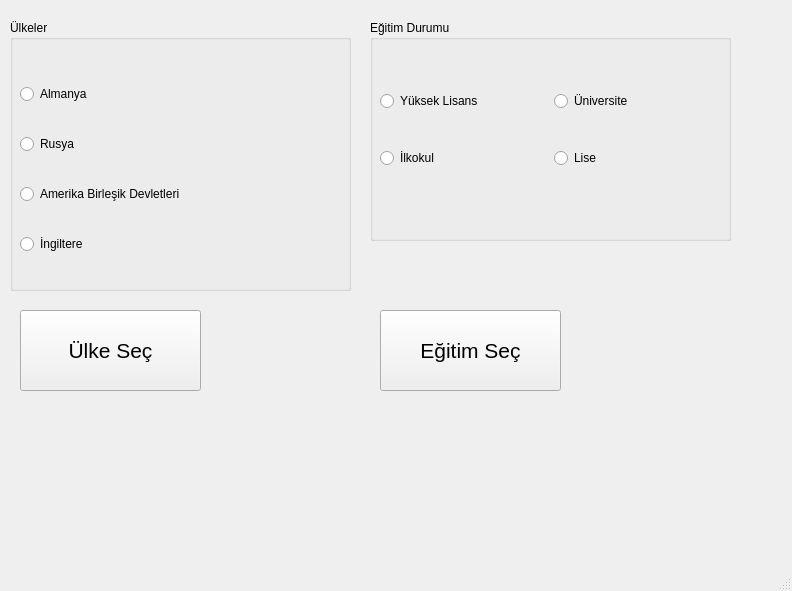
<?xml version="1.0" encoding="UTF-8"?>
<ui version="4.0">
 <class>MainWindow</class>
 <widget class="QMainWindow" name="MainWindow">
  <property name="geometry">
   <rect>
    <x>0</x>
    <y>0</y>
    <width>792</width>
    <height>591</height>
   </rect>
  </property>
  <property name="windowTitle">
   <string>MainWindow</string>
  </property>
  <widget class="QWidget" name="centralwidget">
   <widget class="QLabel" name="lbl_ulkeler">
    <property name="geometry">
     <rect>
      <x>20</x>
      <y>420</y>
      <width>330</width>
      <height>51</height>
     </rect>
    </property>
    <property name="font">
     <font>
      <pointsize>16</pointsize>
      <weight>50</weight>
      <bold>false</bold>
     </font>
    </property>
    <property name="text">
     <string/>
    </property>
   </widget>
   <widget class="QLabel" name="lbl_egitim">
    <property name="geometry">
     <rect>
      <x>380</x>
      <y>420</y>
      <width>330</width>
      <height>51</height>
     </rect>
    </property>
    <property name="font">
     <font>
      <pointsize>16</pointsize>
      <weight>75</weight>
      <bold>true</bold>
     </font>
    </property>
    <property name="text">
     <string/>
    </property>
   </widget>
   <widget class="QPushButton" name="btn_ulke_sec">
    <property name="geometry">
     <rect>
      <x>20</x>
      <y>310</y>
      <width>181</width>
      <height>81</height>
     </rect>
    </property>
    <property name="font">
     <font>
      <pointsize>16</pointsize>
     </font>
    </property>
    <property name="text">
     <string>Ülke Seç</string>
    </property>
   </widget>
   <widget class="QPushButton" name="btn_egitim_sec">
    <property name="geometry">
     <rect>
      <x>380</x>
      <y>310</y>
      <width>181</width>
      <height>81</height>
     </rect>
    </property>
    <property name="font">
     <font>
      <pointsize>16</pointsize>
     </font>
    </property>
    <property name="text">
     <string>Eğitim Seç</string>
    </property>
   </widget>
   <widget class="QGroupBox" name="gbox_ulkeler">
    <property name="geometry">
     <rect>
      <x>10</x>
      <y>20</y>
      <width>341</width>
      <height>271</height>
     </rect>
    </property>
    <property name="title">
     <string>Ülkeler</string>
    </property>
    <widget class="QWidget" name="gridLayoutWidget">
     <property name="geometry">
      <rect>
       <x>10</x>
       <y>40</y>
       <width>271</width>
       <height>221</height>
      </rect>
     </property>
     <layout class="QGridLayout" name="g_lay_ulkeler">
      <item row="1" column="0">
       <widget class="QRadioButton" name="r_btn_rusya">
        <property name="text">
         <string>Rusya</string>
        </property>
       </widget>
      </item>
      <item row="0" column="0">
       <widget class="QRadioButton" name="r_btn_almanya">
        <property name="enabled">
         <bool>true</bool>
        </property>
        <property name="text">
         <string>Almanya</string>
        </property>
       </widget>
      </item>
      <item row="2" column="0">
       <widget class="QRadioButton" name="r_btn_abd">
        <property name="text">
         <string>Amerika Birleşik Devletleri</string>
        </property>
       </widget>
      </item>
      <item row="3" column="0">
       <widget class="QRadioButton" name="r_btn_ingiltere">
        <property name="text">
         <string>İngiltere</string>
        </property>
       </widget>
      </item>
     </layout>
    </widget>
   </widget>
   <widget class="QGroupBox" name="gbox_egitim">
    <property name="geometry">
     <rect>
      <x>370</x>
      <y>20</y>
      <width>361</width>
      <height>221</height>
     </rect>
    </property>
    <property name="title">
     <string>Eğitim Durumu</string>
    </property>
    <widget class="QWidget" name="gridLayoutWidget_2">
     <property name="geometry">
      <rect>
       <x>10</x>
       <y>40</y>
       <width>341</width>
       <height>141</height>
      </rect>
     </property>
     <layout class="QGridLayout" name="g_lay_mezuniyet">
      <item row="1" column="1">
       <widget class="QRadioButton" name="r_btn_lise">
        <property name="text">
         <string>Lise</string>
        </property>
       </widget>
      </item>
      <item row="0" column="0">
       <widget class="QRadioButton" name="r_btn_yuksek_lisans">
        <property name="text">
         <string>Yüksek Lisans</string>
        </property>
       </widget>
      </item>
      <item row="1" column="0">
       <widget class="QRadioButton" name="r_btn_ilkokul">
        <property name="text">
         <string>İlkokul</string>
        </property>
       </widget>
      </item>
      <item row="0" column="1">
       <widget class="QRadioButton" name="r_btn_universite">
        <property name="text">
         <string>Üniversite</string>
        </property>
       </widget>
      </item>
     </layout>
    </widget>
   </widget>
  </widget>
  <widget class="QMenuBar" name="menubar">
   <property name="geometry">
    <rect>
     <x>0</x>
     <y>0</y>
     <width>792</width>
     <height>26</height>
    </rect>
   </property>
  </widget>
  <widget class="QStatusBar" name="statusbar"/>
 </widget>
 <resources/>
 <connections/>
</ui>
